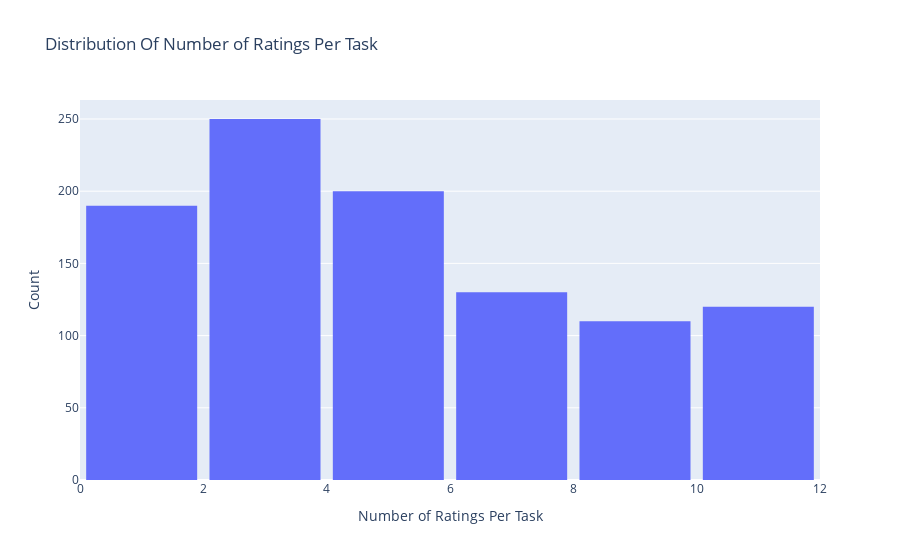
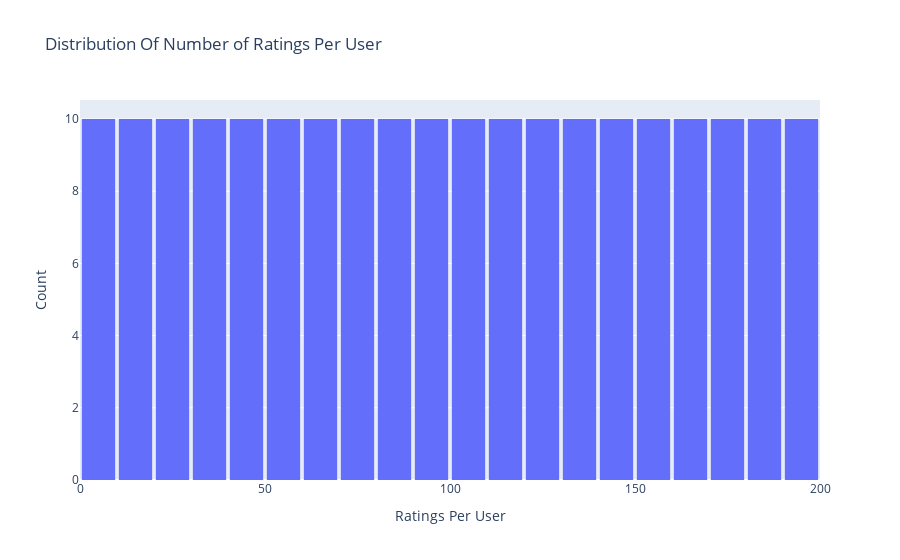

The notebook cell saved with these charts, in order:
### Code cell
#add
# Create trace
trace = go.Histogram(x = combined_task_data.TaskId,
                     name = 'Ratings',
                     xbins = dict(start = 0,
                                  end = 200,
                                  size = 2))
# Create layout
layout = go.Layout(title = 'Distribution Of Number of Ratings Per Task',
                   xaxis = dict(title = 'Number of Ratings Per Task'),
                   yaxis = dict(title = 'Count'),
                   bargap = 0.1)

# Create plot
fig = go.Figure(data=[trace], layout=layout)
iplot(fig)
#add

#add
# Create trace
trace = go.Histogram(x = combined_task_data.id,
                     name = 'Ratings',
                     xbins = dict(start = 0,
                                  end = 200,
                                  size = 10))
# Create layout
layout = go.Layout(title = 'Distribution Of Number of Ratings Per User',
                   xaxis = dict(title = 'Ratings Per User'),
                   yaxis = dict(title = 'Count'),
                   bargap = 0.1)

# Create plot
fig = go.Figure(data=[trace], layout=layout)
iplot(fig)
#add

### Figure 1 — Plotly figure (JSON) as saved in the notebook; plotly's stock layout.template omitted (floating-point values rounded to 4 significant figures; data arrays with more than 128 entries replaced by an {"elided": "..."} marker saying what was removed)
{"data": [{"name": "Ratings", "type": "histogram", "x": {"elided": "1000 int values"}, "xbins": {"end": 200, "size": 2, "start": 0}}], "layout": {"bargap": 0.1, "title": {"text": "Distribution Of Number of Ratings Per Task"}, "xaxis": {"title": {"text": "Number of Ratings Per Task"}}, "yaxis": {"title": {"text": "Count"}}}}

### Figure 2 — Plotly figure (JSON) as saved in the notebook; plotly's stock layout.template omitted (floating-point values rounded to 4 significant figures; data arrays with more than 128 entries replaced by an {"elided": "..."} marker saying what was removed)
{"data": [{"name": "Ratings", "type": "histogram", "x": {"elided": "1000 int values"}, "xbins": {"end": 200, "size": 10, "start": 0}}], "layout": {"bargap": 0.1, "title": {"text": "Distribution Of Number of Ratings Per User"}, "xaxis": {"title": {"text": "Ratings Per User"}}, "yaxis": {"title": {"text": "Count"}}}}
